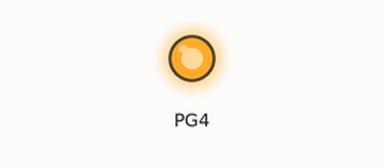
A program run on a simulated ATmega128, built with avr-gcc and emulated at 16 MHz. Parts: output pins drawn as LEDs (lit = HIGH). At 0.0 s the program stops and its outputs stay as they are.

Above: at 0.1 s.
Timing chart, 0 to 1.5 s (numbered marks = the images above):
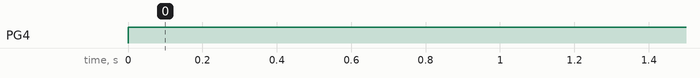

The program:

main.c
```c
/*
 * Test01.c
 *
 * Created: 2024-10-02 오후 4:10:16
 * Author : user
 */

#define F_CPU 16000000L // ATmega128 이 동작하는 클록 주파수 정의 16MHz
#include <avr/io.h> // AVR 기본 헤더
#include <stdio.h>
#include <util/delay.h> // 시간 지연을 위한 함수 선언
// LED Port : PG4 (PORTG 4)

int main(void)
{
    /* Replace with your application code */
	//	printf("Hello world"); -> 콘솔 명령어이므로 사용X
	DDRG |= 0x10; // xxxx xxxx == 0001 0000 (PG4 이므로 0~4가 LSB 부터 채워짐) : 1=출력 0=입력 (ㅣ 추가 -> 해당 포트만 보겠다 / 다른 곳은 원래 있던 값 유지)
    while (1)
    {
		PORTG |= 0x10;
    }
}
```

Measured:
- by itself, PG4: LOW → HIGH at 0.00 s
